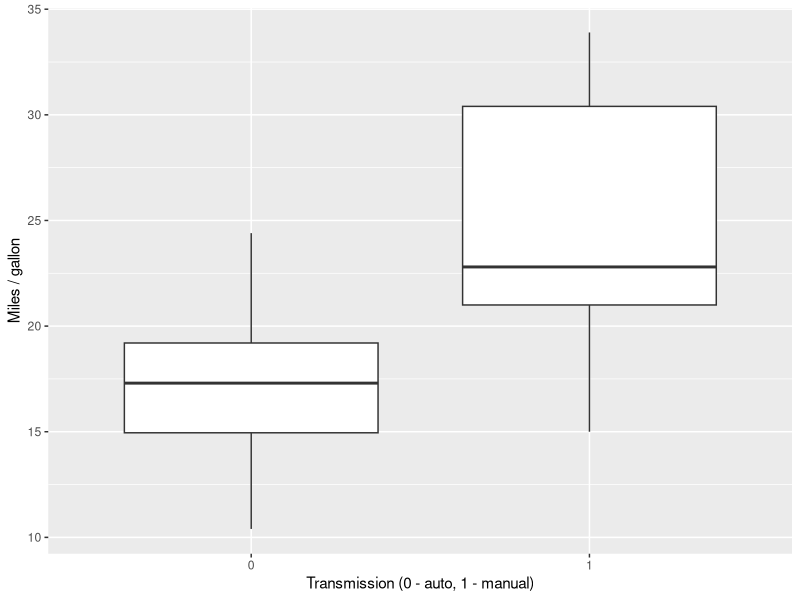

Write the R code that produced this figure.
library(tidyverse)

ggplot(mtcars) +
  geom_boxplot(aes(x = factor(am), y = mpg)) +
  labs(
    x = "Transmission (0 - auto, 1 - manual)",
    y = "Miles / gallon",
  )
